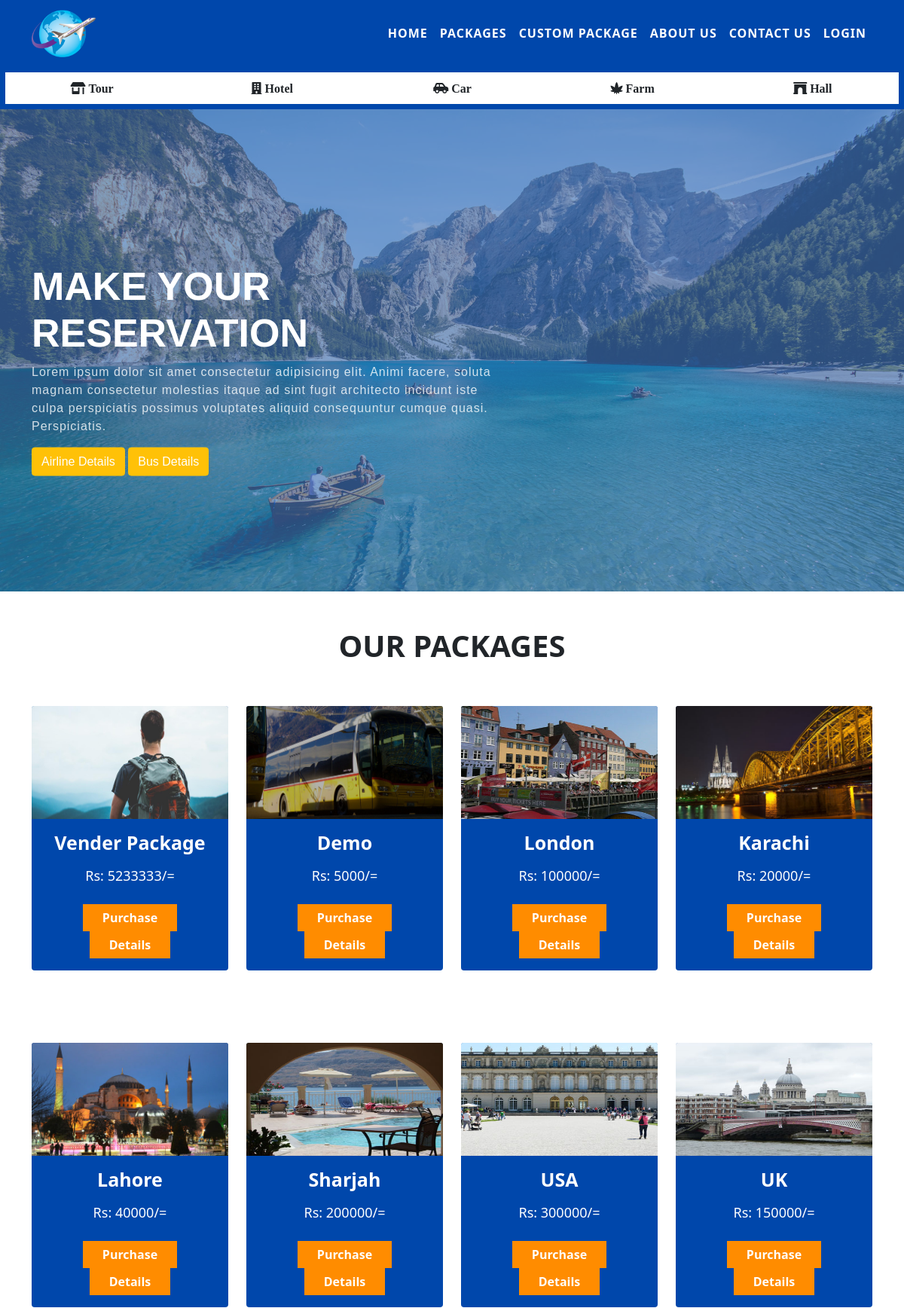
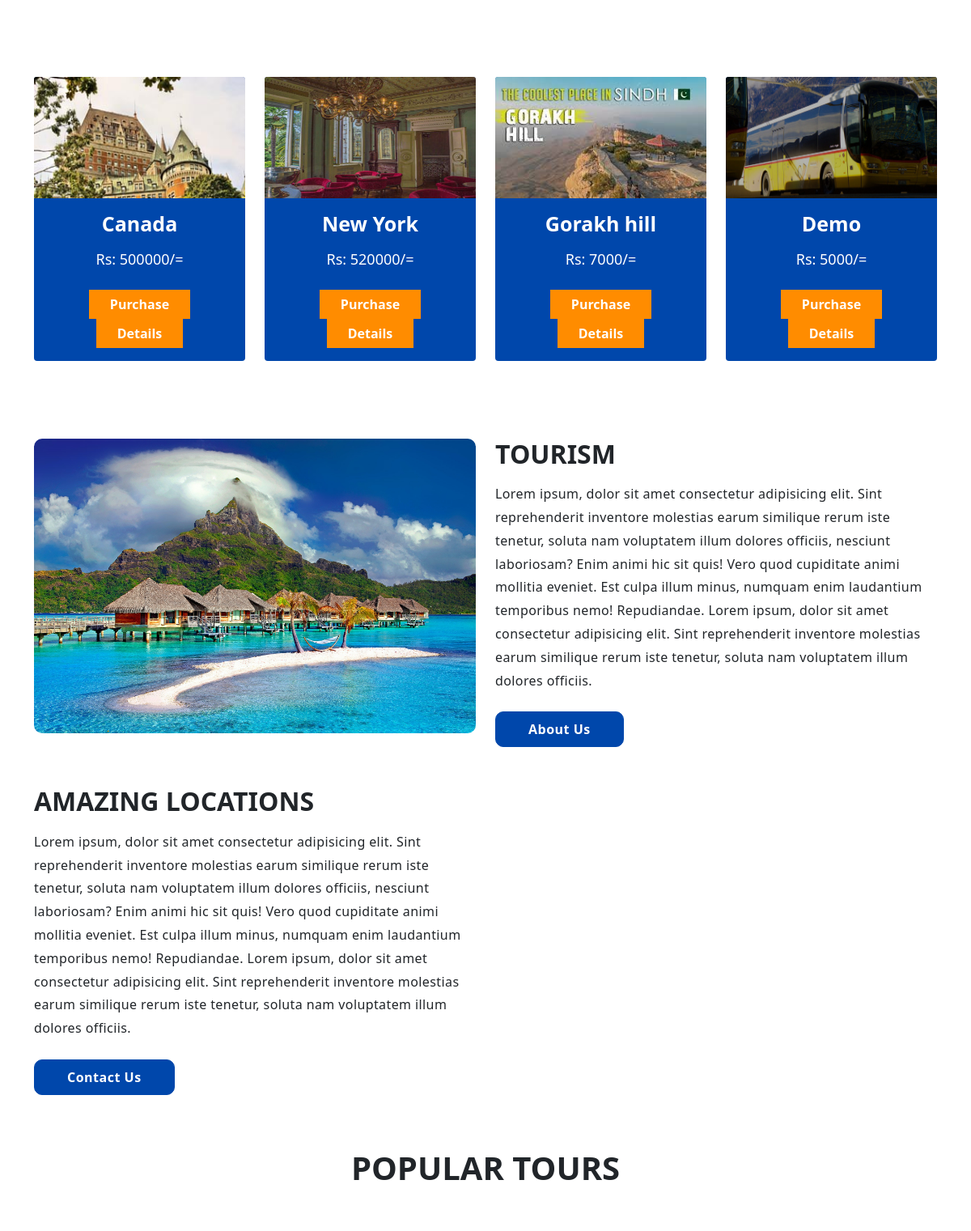
The page / (upper part) on the database its author committed (2 pictures, top to bottom).
### tables this page shows
CREATE TABLE `vender_packages` (
  `Id` int(11) NOT NULL,
  `packageName` varchar(100) NOT NULL,
  `packagePrice` varchar(100) NOT NULL,
  `packageImage` varchar(100) NOT NULL,
  `packageCategory` varchar(100) NOT NULL,
  `packageDescription` varchar(100) NOT NULL
);

CREATE TABLE `producttable` (
  `Id` int(11) NOT NULL,
  `packageName` varchar(100) NOT NULL,
  `packagePrice` varchar(100) NOT NULL,
  `packageImage` varchar(200) NOT NULL,
  `packageCategory` varchar(100) NOT NULL,
  `packageDescription` text NOT NULL
);

### index.php (the view, shortened to what this page needs)
<?php
include 'header.php';
?>
<!DOCTYPE html>
<html lang="en">
<head>
    <link rel="stylesheet" href="css/bootstrap.css">
    <link rel="stylesheet" href="css/style.css">
    <link rel="stylesheet" href="css/all.css">
    <link rel="stylesheet" href="css/owl.carousel.min.css">
</head>
<body>
    <div class="container Packages py-5">
        <h1 class="fw-bold text-center">OUR PACKAGES</h1>
        <div class="row">
            <?php
                include 'config.php';
                $sqlQuery = "SELECT * FROM `vender_packages` ";
                $query = mysqli_query($con, $sqlQuery);
                while($row = mysqli_fetch_array($query)){
                    echo "
                    <div class='col-sm-6 col-md-3 col-lg-3 py-5'>
                    <div class='card text-center'>
                        <img src='admin/$row[packageImage]' class='card-img-top' width='500' height='150'>
                        <div class='card-body'>
                        <h5 class='card-title'>$row[packageName]</h5>
                        <p class='card-text py-2' style='font-size:18px;'>Rs: $row[packagePrice]/=</p>
                        <a href='vender_order.php? Id=$row[Id]' class = 'btn'>Purchase</a>
                        <a href='vender_package_detail.php? Id=$row[Id]' class = 'btn'>Details</a>
                    </div>
                    </div>
                    </div>
                    ";
                }
                $sqlQuery = "SELECT * FROM `producttable` ";
                $query = mysqli_query($con, $sqlQuery);
                while($row = mysqli_fetch_array($query)){
                    echo "
                    <div class='col-sm-6 col-md-3 col-lg-3 py-5'>
                    <div class='card text-center'>
                        <img src='admin/$row[packageImage]' class='card-img-top' width='500' height='150'>
                        <div class='card-body'>
                        <h5 class='card-title fw-bold' style='font-size:25px;'>$row[packageName]</h5>
                        <p class='card-text py-2' style='font-size:18px;'>Rs: $row[packagePrice]/=</p>
                        <a href='order.php? Id=$row[Id]' class = 'btn'>Purchase</a>
                        <a href='packagedetail.php? Id=$row[Id]' class = 'btn'>Details</a>
                    </div>
                    </div>
                    </div>
                    ";
                }
                ?>
        </div>
    </div>
    <div class="container aboutSec mb-5">
        <div class="row">
            <div class="col-sm-12 col-md-6 col-lg-6">
                <img src="images/slide1.jpg" class="img-fluid" alt="">
            </div>
            <div class="col-sm-12 col-md-6 col-lg-6">
                <h1>Tourism</h1>
                <p>Lorem ipsum, dolor sit amet consectetur adipisicing elit. Sint reprehenderit inventore molestias earum similique rerum iste tenetur, soluta nam voluptatem illum dolores officiis, nesciunt laboriosam? Enim animi hic sit quis! Vero quod cupiditate animi mollitia eveniet. Est culpa illum minus, numquam enim laudantium temporibus nemo! Repudiandae. Lorem ipsum, dolor sit amet consectetur adipisicing elit. Sint reprehenderit inventore molestias earum similique rerum iste tenetur, soluta nam voluptatem illum dolores officiis.</p>
                <a href="aboutus.php" class="btn">About Us</a>
            </div>
        </div>
    </div>
    <div class="container aboutSec mb-3">
        <div class="row">
            <div class="col-sm-12 col-md-6 col-lg-6">
                <h1>Amazing Locations</h1>
                <p>Lorem ipsum, dolor sit amet consectetur adipisicing elit. Sint reprehenderit inventore molestias earum similique rerum iste tenetur, soluta nam voluptatem illum dolores officiis, nesciunt laboriosam? Enim animi hic sit quis! Vero quod cupiditate animi mollitia eveniet. Est culpa illum minus, numquam enim laudantium temporibus nemo! Repudiandae. Lorem ipsum, dolor sit amet consectetur adipisicing elit. Sint reprehenderit inventore molestias earum similique rerum iste tenetur, soluta nam voluptatem illum dolores officiis.</p>
                <a href="contactus.php" class="btn">Contact Us</a>
            </div>
            <div class="col-sm-12 col-md-6 col-lg-6">
            </div>
        </div>
    </div>
    <section id="team">
        <h1 class="fw-bold text-center">POPULAR TOURS</h1>
        <div class="testimonial-box">
            <div class="container">
                <div class="row">
                    <div class="col-lg-12 py-5">
                    </div>
                </div>
            </div>
        </div>
    </section>
</body>
</html>

### css/style.css (style rules this page uses)
* { margin: 0; padding: 0; }
.Packages .card { background:#0047AB; border:none; }
.Packages .card-title { font-size: 25px; font-weight: bold; color:#fff; }
.Packages .card-text { color:#fff; }
.Packages .card .btn { color:#fff !important; background: darkorange !important;; border-radius:0 !important; padding:5px 25px !important; border: 1px solid darkorange !important; font-weight:600 !important; }
#team { padding: 50px 0; }
:root { --marquee-width: 80vw; --marquee-height: 20vh; --marquee-elements-displayed: 5; --marquee-element-width: calc(var(--marquee-width) / var(--marquee-elements-displayed)); --marquee-animation-duration: calc(var(--marquee-elements) * 3s); }
.aboutSec img { border-radius: 10px; cursor: pointer; transition: 0.5s; }
.aboutSec h1 { font-weight: bold; text-transform: uppercase; font-size: 2rem; }
.aboutSec p { line-height: 1.8rem; letter-spacing: 0.4px; padding: 8px 0; }
.aboutSec .btn { padding: 9px 40px; border-radius: 10px; background: #0047AB; border: 1px solid #0047AB; color: #fff; font-weight: bold; letter-spacing: 0.5px; }

### rows shown on the page
vender_packages: packageImage (picture), packageName "Vender Package", packagePrice "5233333"
vender_packages: packageImage (picture), packageName "Demo", packagePrice "5000"
producttable: packageImage (picture), packageName "London", packagePrice "100000"
producttable: packageImage (picture), packageName "Karachi", packagePrice "20000"
producttable: packageImage (picture), packageName "Lahore", packagePrice "40000"
producttable: packageImage (picture), packageName "Sharjah", packagePrice "200000"
producttable: packageImage (picture), packageName "USA", packagePrice "300000"
producttable: packageImage (picture), packageName "UK", packagePrice "150000"
producttable: packageImage (picture), packageName "Canada", packagePrice "500000"
producttable: packageImage (picture), packageName "New York", packagePrice "520000"
producttable: packageImage (picture), packageName "Gorakh hill", packagePrice "7000"
producttable: packageImage (picture), packageName "Demo", packagePrice "5000"
